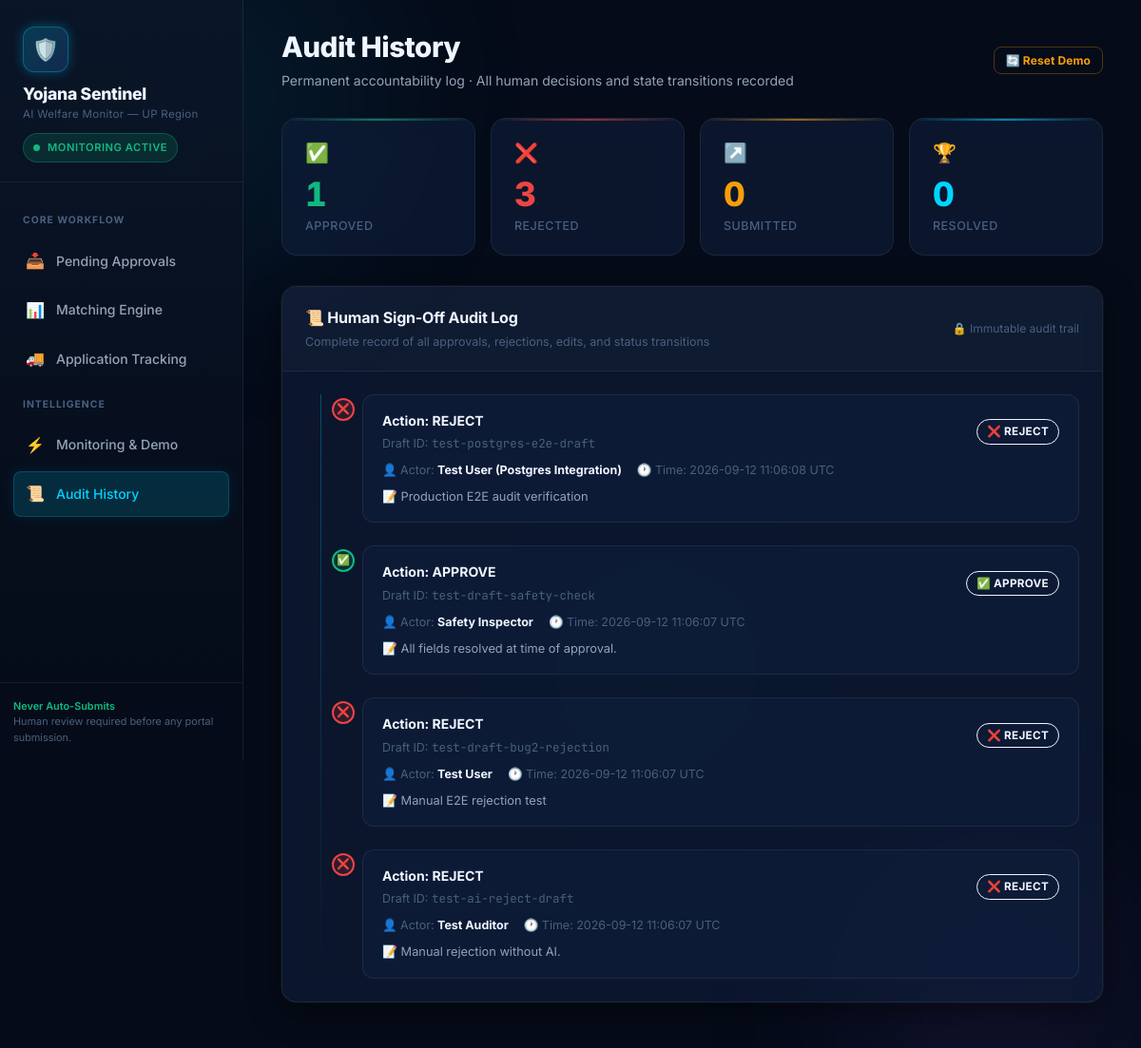
Before: /history with the older database file.
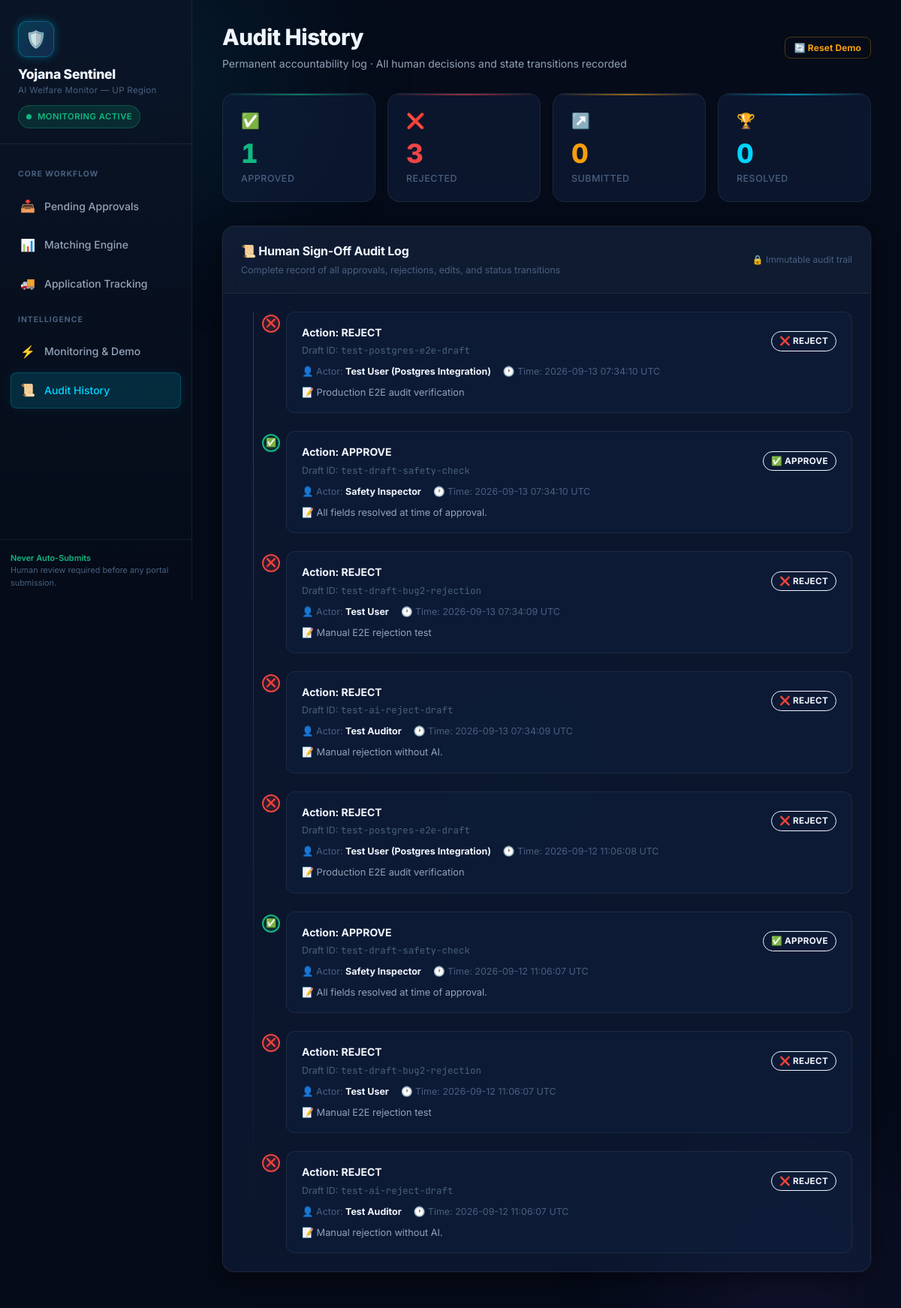
After: the same page with the newer database file.
### tables this page shows
CREATE TABLE approval_log (
                            log_id TEXT PRIMARY KEY,
                            draft_id TEXT NOT NULL,
                            action TEXT NOT NULL,
                            actor_name TEXT NOT NULL,
                            timestamp TEXT NOT NULL,
                            note TEXT,
                            extra TEXT DEFAULT '{}'
                        );

### approval/app.py (the view)
@app.route("/history")
def history_view():
    drafts = load_drafts()
    from approval.approval_log import get_all_logs
    audit_logs = get_all_logs()
    return render_template(
        "history.html",
        page="history",
        drafts=drafts,
        audit_logs=audit_logs,
        pending_count=get_pending_count(),  # Fix 2
    )

### approval/app.py (called while the page is built, shortened)
def _parse_json_col(d: dict, fields: list) -> dict:
    for f in fields:
        if isinstance(d.get(f), str):
            try:
                d[f] = json.loads(d[f])
            except Exception:
                d[f] = []
    return d

def get_pending_count() -> int:
    try:
        with get_db() as db:
            row = db.fetchone("SELECT COUNT(*) AS cnt FROM application_draft WHERE status='drafted'")
            return int(row["cnt"]) if row else 0
    except Exception:
        return 0

def parse_rule_checks(match_reasoning: str, profile_name: str = "") -> list[dict]:
    checks = []
    if not match_reasoning:
        return [
            {"status": "pass", "rule": "Age Eligibility", "detail": "Verified within eligible age range"},
            {"status": "pass", "rule": "State Residency", "detail": "Uttar Pradesh resident confirmed"},
            {"status": "pass", "rule": "Income Ceiling", "detail": "Annual income satisfies threshold"},
            {"status": "pass", "rule": "Document Coverage", "detail": "Aadhaar & required identity proof present"},
        ]

### approval/approval_log.py (called while the page is built, shortened)
def _load_log() -> list[dict]:
    try:
        with get_db() as db:
            rows = db.fetchall("SELECT * FROM approval_log ORDER BY timestamp DESC LIMIT 200")
            results = []
            for r in rows:
                d = dict(r)
                if isinstance(d.get("extra"), str):
                    try:
                        d["extra"] = json.loads(d["extra"])
                    except Exception:
                        d["extra"] = {}
                results.append(d)
            return results
    except Exception as exc:
        log.warning("Could not read approval_log from DB: %s — checking JSON log.", exc)

def get_all_logs(limit: int = 200) -> list[dict]:
    return _load_log()[:limit]

### db/database.py (called while the page is built)
def get_db() -> DBConnection:
    return DBConnection()

    def __getitem__(self, item: Any) -> Any:
        return super().__getitem__(item)

    def __enter__(self):
        self.connect()
        return self

    def __exit__(self, exc_type, exc_val, exc_tb):
        if self.conn:
            if exc_type is None:
                try:
                    self.conn.commit()
                except Exception:
                    pass
            else:
                try:
                    self.conn.rollback()
                except Exception:
                    pass
            self.conn.close()

### templates/history.html (shortened to what this page needs)
{% extends "base.html" %}
{% block page_title %}Audit History{% endblock %}
{% block page_subtitle %}Permanent accountability log · All human decisions and state transitions recorded{% endblock %}
{% block content %}
<div class="stats-grid mb-32">
  <div class="stat-card stat-emerald" style="animation-delay:0.05s;">
    <span class="stat-icon">✅</span>
    <div class="stat-value" data-target="{{ drafts | selectattr('status','in',['approved','submitted','resolved']) | list | length }}">{{ drafts | selectattr('status','in',['approved','submitted','resolved']) | list | length }}</div>
    <div class="stat-label">Approved</div>
  </div>
  <div class="stat-card stat-red" style="animation-delay:0.10s;">
    <span class="stat-icon">❌</span>
    <div class="stat-value" data-target="{{ drafts | selectattr('status','equalto','rejected') | list | length }}">{{ drafts | selectattr('status','equalto','rejected') | list | length }}</div>
    <div class="stat-label">Rejected</div>
  </div>
  <div class="stat-card stat-amber" style="animation-delay:0.15s;">
    <span class="stat-icon">↗️</span>
    <div class="stat-value" data-target="{{ drafts | selectattr('status','equalto','submitted') | list | length }}">{{ drafts | selectattr('status','equalto','submitted') | list | length }}</div>
    <div class="stat-label">Submitted</div>
  </div>
  <div class="stat-card stat-cyan" style="animation-delay:0.20s;">
    <span class="stat-icon">🏆</span>
    <div class="stat-value" data-target="{{ drafts | selectattr('status','equalto','resolved') | list | length }}">{{ drafts | selectattr('status','equalto','resolved') | list | length }}</div>
    <div class="stat-label">Resolved</div>
  </div>
</div>
<div class="card">
  <div class="card-header">
    <div>
      <div class="card-title">📜 Human Sign-Off Audit Log</div>
      <div class="card-subtitle">Complete record of all approvals, rejections, edits, and status transitions</div>
    </div>
    <div style="font-size:0.75rem;color:var(--text-muted);">
      🔒 Immutable audit trail
    </div>
  </div>
  <div class="card-body">
    {% set audit_drafts = drafts | selectattr('status','in',['approved','rejected','submitted','resolved']) | list %}
    {% if not audit_logs and not audit_drafts %}
    <div class="empty-state" style="border:none;background:none;padding:40px 20px;">
      <span class="empty-state-icon">📜</span>
      <h2 class="empty-state-title">No Audit Records Yet</h2>
      <p class="empty-state-desc">Approved, rejected, or edited drafts will appear here as a permanent accountability trail.</p>
    </div>
    {% else %}
    <div class="audit-timeline">
      {% if audit_logs %}
      {% for log in audit_logs %}
      {% set is_approve = log.action == 'approve' %}
      {% set is_reject = log.action == 'reject' %}
      {% set dot_cls = 'approve' if is_approve else ('reject' if is_reject else 'review') %}
      {% set dot_icon = '✅' if is_approve else ('❌' if is_reject else '✏️') %}
      <div class="audit-item" style="animation-delay:{{ loop.index0 * 0.05 }}s;">
        <div class="audit-dot {{ dot_cls }}">{{ dot_icon }}</div>
        <div class="audit-card">
          <div class="flex-between mb-8">
            <div>
              <div class="audit-action">Action: {{ log.action | upper }}</div>
              <div style="font-size:0.78rem;color:var(--text-muted);margin-top:3px;">
                Draft ID: <span class="font-mono">{{ log.draft_id }}</span>
              </div>
            </div>
            <span class="badge badge-{{ 'emerald' if is_approve else ('red' if is_reject else 'review') }}">{{ dot_icon }} {{ log.action | upper }}</span>
          </div>
          <div class="audit-meta">
            <span>
              👤 Actor: <strong style="color:var(--text-primary);">{{ log.actor_name or 'Human Representative' }}</strong>
            </span>
            <span>
              🕐 Time: {{ log.timestamp[:19].replace('T',' ') }} UTC
            </span>
          </div>
          {% if log.note %}
          <div class="audit-state-change" style="font-size:0.8rem;color:var(--text-secondary);">
            📝 {{ log.note }}
          </div>
          {% endif %}
        </div>
      </div>
      {% endfor %}
      {% endif %}
    </div>
    {% endif %}
  </div>
</div>
{% endblock %}

### templates/base.html (shortened to what this page needs)
<!DOCTYPE html>
<html lang="en">
<head>
  <link rel="stylesheet" href="{{ url_for('static', filename='css/sentinel.css') }}">
</head>
<body>
<div class="ambient-bg" aria-hidden="true">
  <div class="orb orb-1"></div>
  <div class="orb orb-2"></div>
  <div class="orb orb-3"></div>
</div>
<aside class="sidebar">
  <div class="sidebar-brand">
    <div class="brand-icon">🛡️</div>
    <div class="brand-name">Yojana Sentinel</div>
    <div class="brand-sub">AI Welfare Monitor — UP Region</div>
    <div class="sidebar-status">
      <span class="pulse-dot"></span>
      <span class="status-label">Monitoring Active</span>
    </div>
  </div>
  <nav class="sidebar-nav">
    <div class="nav-section-label">Core Workflow</div>
    <a href="{{ url_for('index') }}" class="nav-link {% if page == 'pending' %}active{% endif %}">
      <span class="nav-icon">📥</span>
      <span class="nav-label">Pending Approvals</span>
    </a>
    <a href="{{ url_for('matching_view') }}" class="nav-link {% if page == 'matching' %}active{% endif %}">
      <span class="nav-icon">📊</span>
      <span class="nav-label">Matching Engine</span>
    </a>
    <a href="{{ url_for('tracking_view') }}" class="nav-link {% if page == 'tracking' %}active{% endif %}">
      <span class="nav-icon">🚚</span>
      <span class="nav-label">Application Tracking</span>
    </a>
    <div class="nav-section-label">Intelligence</div>
    <a href="{{ url_for('events_view') }}" class="nav-link {% if page == 'events' %}active{% endif %}">
      <span class="nav-icon">⚡</span>
      <span class="nav-label">Monitoring &amp; Demo</span>
    </a>
    <a href="{{ url_for('history_view') }}" class="nav-link {% if page == 'history' %}active{% endif %}">
      <span class="nav-icon">📜</span>
      <span class="nav-label">Audit History</span>
    </a>
  </nav>
  <div class="sidebar-footer">
    <div class="sidebar-footer-text">
      <strong>Never Auto-Submits</strong><br>
      Human review required before any portal submission.
    </div>
  </div>
</aside>
<div class="main-wrapper">
  <div class="page-header">
    <div class="flex-between">
      <div>
        <h1 class="page-title">{% block page_title %}Dashboard{% endblock %}</h1>
        <p class="page-subtitle">{% block page_subtitle %}{% endblock %}</p>
      </div>
      <div class="flex-center gap-8">
        <form method="POST" action="{{ url_for('demo_reset') }}" style="margin:0;" data-no-transition>
          <button class="btn btn-ghost btn-sm" type="submit" title="Reset pending drafts to 0 for live stage demo" style="font-size:0.75rem;color:var(--amber);border:1px solid rgba(245,158,11,0.3);">
            🔄 Reset Demo
          </button>
        </form>
      </div>
    </div>
  </div>
  <main class="page-content">
    {% block content %}{% endblock %}
  </main>
</div>
</body>
</html>

Changed rows visible on the page:
added approval_log: dot_icon "❌", action "REJECT", draft_id "test-postgres-e2e-draft", actor_name "Test User (Postgres Integration)", timestamp "2026-09-13 07:34:10", note "Production E2E audit verification"
added approval_log: dot_icon "✅", action "APPROVE", draft_id "test-draft-safety-check", actor_name "Safety Inspector", timestamp "2026-09-13 07:34:10", note "All fields resolved at time of approval."
added approval_log: dot_icon "❌", action "REJECT", draft_id "test-draft-bug2-rejection", actor_name "Test User", timestamp "2026-09-13 07:34:09", note "Manual E2E rejection test"
added approval_log: dot_icon "❌", action "REJECT", draft_id "test-ai-reject-draft", actor_name "Test Auditor", timestamp "2026-09-13 07:34:09", note "Manual rejection without AI."
